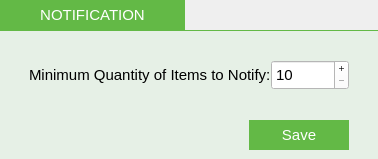
              <widget class="QFrame" name="frame_20">
               <property name="maximumSize">
                <size>
                 <width>16777215</width>
                 <height>16777215</height>
                </size>
               </property>
               <property name="frameShape">
                <enum>QFrame::NoFrame</enum>
               </property>
               <property name="frameShadow">
                <enum>QFrame::Plain</enum>
               </property>
               <layout class="QGridLayout" name="gridLayout_24">
                <property name="leftMargin">
                 <number>0</number>
                </property>
                <property name="topMargin">
                 <number>0</number>
                </property>
                <property name="rightMargin">
                 <number>0</number>
                </property>
                <property name="bottomMargin">
                 <number>0</number>
                </property>
                <property name="spacing">
                 <number>0</number>
                </property>
                <item row="2" column="0">
                 <widget class="QLabel" name="label_55">
                  <property name="maximumSize">
                   <size>
                    <width>16777215</width>
                    <height>1</height>
                   </size>
                  </property>
                  <property name="styleSheet">
                   <string notr="true">background-color: #63b946;</string>
                  </property>
                  <property name="text">
                   <string/>
                  </property>
                 </widget>
                </item>
                <item row="0" column="0">
                 <layout class="QHBoxLayout" name="horizontalLayout_45">
                  <property name="bottomMargin">
                   <number>0</number>
                  </property>
                  <item>
                   <widget class="QLabel" name="label_56">
                    <property name="minimumSize">
                     <size>
                      <width>185</width>
                      <height>30</height>
                     </size>
                    </property>
                    <property name="maximumSize">
                     <size>
                      <width>185</width>
                      <height>30</height>
                     </size>
                    </property>
                    <property name="font">
                     <font>
                      <pointsize>11</pointsize>
                     </font>
                    </property>
                    <property name="styleSheet">
                     <string notr="true">background-color: #63b946;
color: #ffffff;
padding: 3px;</string>
                    </property>
                    <property name="text">
                     <string>NOTIFICATION</string>
                    </property>
                    <property name="alignment">
                     <set>Qt::AlignCenter</set>
                    </property>
                   </widget>
                  </item>
                  <item>
                   <spacer name="horizontalSpacer_32">
                    <property name="orientation">
                     <enum>Qt::Horizontal</enum>
                    </property>
                    <property name="sizeHint" stdset="0">
                     <size>
                      <width>40</width>
                      <height>20</height>
                     </size>
                    </property>
                   </spacer>
                  </item>
                 </layout>
                </item>
                <item row="3" column="0">
                 <widget class="QFrame" name="frame_24">
                  <property name="sizePolicy">
                   <sizepolicy hsizetype="Expanding" vsizetype="Expanding">
                    <horstretch>0</horstretch>
                    <verstretch>0</verstretch>
                   </sizepolicy>
                  </property>
                  <property name="minimumSize">
                   <size>
                    <width>0</width>
                    <height>0</height>
                   </size>
                  </property>
                  <property name="maximumSize">
                   <size>
                    <width>16777215</width>
                    <height>16777215</height>
                   </size>
                  </property>
                  <property name="styleSheet">
                   <string notr="true">background-color:rgb(230, 240, 230);</string>
                  </property>
                  <property name="frameShape">
                   <enum>QFrame::NoFrame</enum>
                  </property>
                  <property name="frameShadow">
                   <enum>QFrame::Plain</enum>
                  </property>
                  <layout class="QGridLayout" name="gridLayout_25">
                   <item row="2" column="3">
                    <spacer name="horizontalSpacer_33">
                     <property name="orientation">
                      <enum>Qt::Horizontal</enum>
                     </property>
                     <property name="sizeType">
                      <enum>QSizePolicy::Preferred</enum>
                     </property>
                     <property name="sizeHint" stdset="0">
                      <size>
                       <width>20</width>
                       <height>20</height>
                      </size>
                     </property>
                    </spacer>
                   </item>
                   <item row="1" column="1" colspan="2">
                    <spacer name="verticalSpacer_19">
                     <property name="orientation">
                      <enum>Qt::Vertical</enum>
                     </property>
                     <property name="sizeType">
                      <enum>QSizePolicy::Preferred</enum>
                     </property>
                     <property name="sizeHint" stdset="0">
                      <size>
                       <width>20</width>
                       <height>20</height>
                      </size>
                     </property>
                    </spacer>
                   </item>
                   <item row="2" column="1" colspan="2">
                    <layout class="QFormLayout" name="formLayout_9">
                     <property name="horizontalSpacing">
                      <number>0</number>
                     </property>
                     <property name="verticalSpacing">
                      <number>10</number>
                     </property>
                     <property name="leftMargin">
                      <number>0</number>
                     </property>
                     <property name="topMargin">
                      <number>0</number>
                     </property>
                     <property name="rightMargin">
                      <number>0</number>
                     </property>
                     <property name="bottomMargin">
                      <number>0</number>
                     </property>
                     <item row="1" column="0">
                      <widget class="QLabel" name="label_60">
                       <property name="minimumSize">
                        <size>
                         <width>0</width>
                         <height>30</height>
                        </size>
                       </property>
                       <property name="maximumSize">
                        <size>
                         <width>300</width>
                         <height>30</height>
                        </size>
                       </property>
                       <property name="font">
                        <font>
                         <pointsize>11</pointsize>
                        </font>
                       </property>
                       <property name="text">
                        <string>Minimum Quantity of Items to Notify:</string>
                       </property>
                       <property name="wordWrap">
                        <bool>false</bool>
                       </property>
                      </widget>
                     </item>
                     <item row="1" column="1">
                      <widget class="QSpinBox" name="notificationMinQtyOfItemsToNotifySpinBox">
                       <property name="minimumSize">
                        <size>
                         <width>0</width>
                         <height>30</height>
                        </size>
                       </property>
                       <property name="maximumSize">
                        <size>
                         <width>16777215</width>
                         <height>30</height>
                        </size>
                       </property>
                       <property name="font">
                        <font>
                         <pointsize>11</pointsize>
                        </font>
                       </property>
                       <property name="styleSheet">
                        <string notr="true">background-color:#ffffff;</string>
                       </property>
                       <property name="buttonSymbols">
                        <enum>QAbstractSpinBox::PlusMinus</enum>
                       </property>
                       <property name="minimum">
                        <number>10</number>
                       </property>
                       <property name="maximum">
                        <number>1000000000</number>
                       </property>
                      </widget>
                     </item>
                     <item row="2" column="0" colspan="2">
                      <layout class="QHBoxLayout" name="horizontalLayout_30">
                       <property name="topMargin">
                        <number>20</number>
                       </property>
                       <property name="bottomMargin">
                        <number>0</number>
                       </property>
                       <item>
                        <spacer name="horizontalSpacer_45">
                         <property name="orientation">
                          <enum>Qt::Horizontal</enum>
                         </property>
                         <property name="sizeHint" stdset="0">
                          <size>
                           <width>40</width>
                           <height>20</height>
                          </size>
                         </property>
                        </spacer>
                       </item>
                       <item>
                        <widget class="QPushButton" name="saveNotifSettingsButton">
                         <property name="sizePolicy">
                          <sizepolicy hsizetype="Preferred" vsizetype="Preferred">
                           <horstretch>0</horstretch>
                           <verstretch>0</verstretch>
                          </sizepolicy>
                         </property>
                         <property name="minimumSize">
                          <size>
                           <width>100</width>
                           <height>30</height>
                          </size>
                         </property>
                         <property name="maximumSize">
                          <size>
                           <width>16777215</width>
                           <height>30</height>
                          </size>
                         </property>
                         <property name="font">
                          <font>
                           <pointsize>11</pointsize>
                          </font>
                         </property>
                         <property name="styleSheet">
                          <string notr="true">QPushButton#saveNotifSettingsButton{
	color: #ffffff;
	background-color: #63b946;
	border: 0px;
	padding-right: 5px;
	padding-left: 5px;
}
QPushButton#saveNotifSettingsButton:hover{
	color: #000000;
	background-color: rgb(255, 255, 255);
}
QPushButton#saveNotifSettingsButton:pressed{
	color: #000000;
	background-color: #f2f2f2;
}</string>
                         </property>
                         <property name="text">
                          <string>Save</string>
                         </property>
                        </widget>
                       </item>
                      </layout>
                     </item>
                    </layout>
                   </item>
                   <item row="2" column="0">
                    <spacer name="horizontalSpacer_37">
                     <property name="orientation">
                      <enum>Qt::Horizontal</enum>
                     </property>
                     <property name="sizeType">
                      <enum>QSizePolicy::Preferred</enum>
                     </property>
                     <property name="sizeHint" stdset="0">
                      <size>
                       <width>20</width>
                       <height>20</height>
                      </size>
                     </property>
                    </spacer>
                   </item>
                  </layout>
                 </widget>
                </item>
               </layout>
              </widget>
